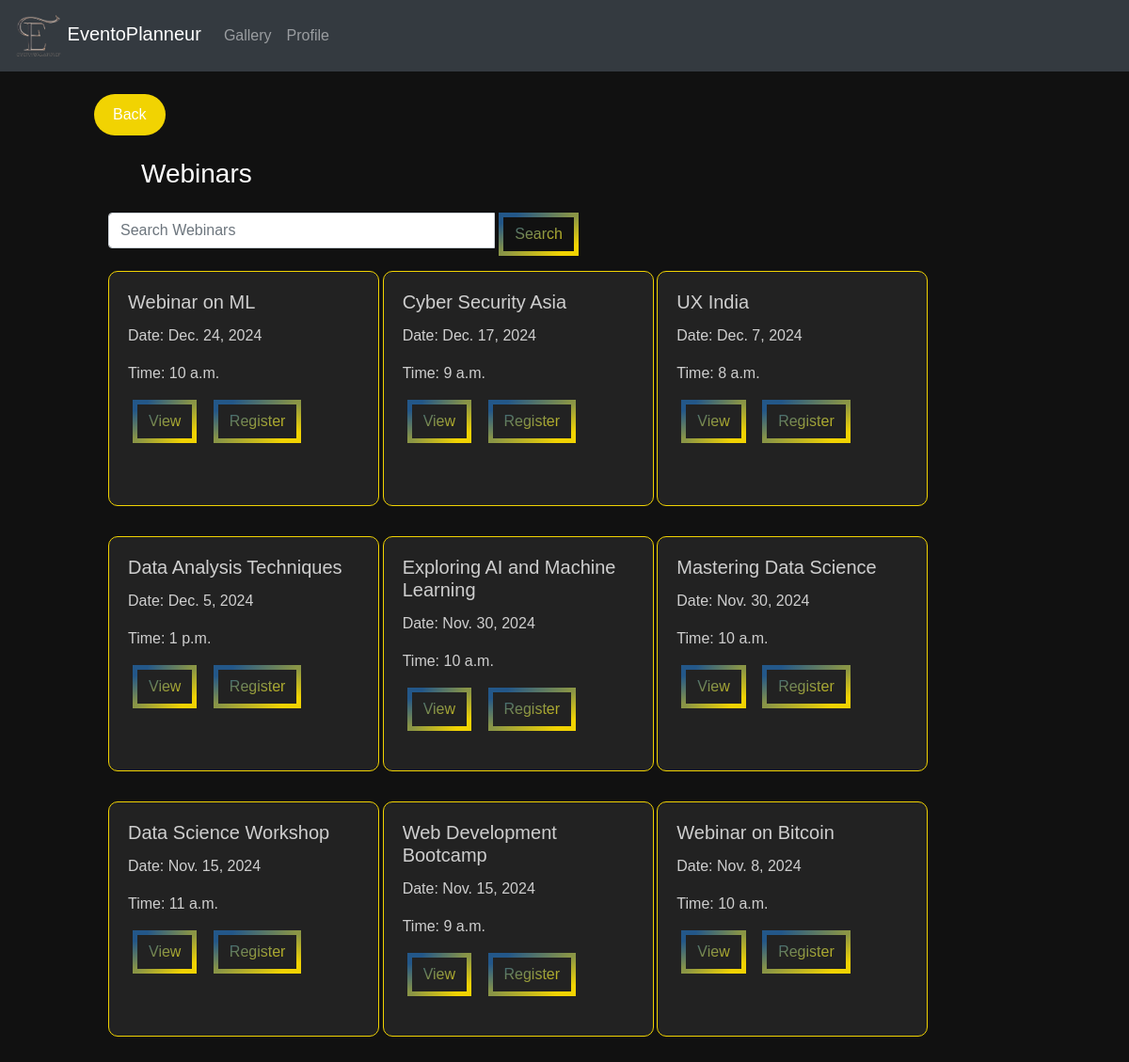
Screenshot of /events/ with the database file from the repository.
### eventapp/models.py (models this page shows, shortened)
class Webinar(models.Model):
    EVENT_TYPE_CHOICES = [
    ('Online', 'Online'),
    ('Offline', 'Offline'),
]
    id = models.AutoField(primary_key=True)
    title = models.CharField(max_length=100)
    event_type = models.CharField(max_length=10, choices=EVENT_TYPE_CHOICES, default='offline')
    description = models.TextField()
    date = models.DateField(default=None, blank=True, null=True)
    start_time = models.TimeField(blank=True, null=True)
    end_time = models.TimeField(blank=True, null=True)
    location = models.CharField(max_length=200, blank=True, null=True)
    poster = models.URLField(blank=True, null=True)
    organizer_name = models.CharField(max_length=100)
    deadline = models.DateField(default=None, blank=True, null=True)
    fee = models.DecimalField(max_digits=10, decimal_places=2, blank=True, null=True)
    speakers = models.ManyToManyField(Speaker, blank=True)
    org_user=models.ForeignKey(CustomUser, on_delete=models.CASCADE,null=True,blank=True)
    livestream = models.URLField(blank=True, null=True)
    phone_number = models.CharField(max_length=15)
    max_participants = models.PositiveIntegerField(null=True,default=50)
    status = models.IntegerField(default=1,null=True,blank=True)

### eventapp/views.py (the view)
# urls.py: path('events/',views.events,name='events'),
def events(request):
    query = request.GET.get('search')
    if query:
        webinars = Webinar.objects.filter(Q(title__icontains=query) | Q(description__icontains=query)).order_by('-date')[:8]
    else:
        webinars = Webinar.objects.all().order_by('-date')[:9]
    return render(request, 'events.html', {'webinars': webinars})

### templates/events.html (shortened to what this page needs)
{% load static %}
<!DOCTYPE html>
<html lang="en">
<head>
  <link rel="stylesheet" href="https://maxcdn.bootstrapcdn.com/bootstrap/4.5.2/css/bootstrap.min.css">
  <link rel="stylesheet"type="text/css" href="{% static 'css/webinar.css' %}">
</head>
<body>
  <nav class="navbar navbar-expand-md bg-dark navbar-dark">
    <div class="containers">
      <a class="navbar-brand" href="{% url 'eventapp:attendeehome' %}">
        <img src="{% static 'images/Eventoplanneur.png' %}" alt="Logo" width="50"> EventoPlanneur
      </a>
      <div class="collapse navbar-collapse" id="navbarCollapse">
        <ul class="navbar-nav ml-auto">
          <li class="nav-item"><a class="nav-link" href="{% url 'eventapp:gallery' %}">Gallery</a></li>
          <li class="nav-item"><a class="nav-link" href="{% url 'eventapp:org_profile' %}">Profile</a></li>
        </ul>
      </div>
    </div>
  </nav>
  <div style="margin-left:100px;margin-right:225px" >
    <br>
    <a class="btn2" onclick="goBack()" style="background-color: #F1D302; /* Yellow */
    border: none;
    color: white;
    padding: 10px 20px;
    text-align: center;
    text-decoration: none;
    display: inline-block;
    font-size: 16px;
    cursor: pointer;
    border-radius: 40px;">
    Back
</a>
<br><br>
    <h3 style="margin-left:50px;color:white" >Webinars</h3>
    <div class="container mx-auto mt-4" >
      <div class="row">
        <div class="col-md-12 mb-3">
          <form method="GET" action="{% url 'eventapp:events' %}">
              <div class="input-group">
                  <input type="text" class="form-control" name="search" placeholder="Search Webinars">
                  <div class="input-group-append">
                      <button class="btn btn-outline-secondary" type="submit"> Search</button>
                  </div>
              </div>
          </form>
      </div>
        {% for i in webinars|slice:"-6:" %}
        <div class="col-md-4">
            <div class="card" style="width: 18rem;">
              <div class="card-body">
                <h5 class="card-title">{{ i.title }}</h5>
                <p class="card-text">Date: {{ i.date }}</p>
                <p class="card-text">Time: {{ i.start_time }}</p>
                <a class="btn mr-2" href="{% url 'view_webinar' i.id %}">View</a>
                <a class="btn mr-2" href="{% url 'register_for_webinar' i.id %}">Register</a>
            </div>
          </div>
        </div>
        {% endfor %}
      </div>
    </div>
  </div>
</body>
</html>

### static/css/webinar.css (style rules this page uses)
body { font-family: Arial, sans-serif; margin: 0; padding: 0; background-position: center; color: #ad6341; background-image: url("/static/images/bg.gif"); background-size: cover; }
.containers { display: flex; justify-content: space-between; text-align: right; }
.container { display: flex; justify-content: space-between; margin: 5px; }
button { font-family: Arial, Helvetica, sans-serif; font-weight: bold; color: white; background-color: #171717; padding: 1em 2em; border: none; border-radius: .6rem; position: relative; cursor: pointer; overflow: hidden; }
.card { width: 190px; border-radius: 10px; }

### templates/events.html (style rules this page uses)
:root { --gradient: linear-gradient(to left top, #F1D302 10%, #235789 90%) !important; }
body { background: #111 !important;; }
.input-group { width:500px; }
.card { background: #222; border: 1px solid #F1D302; color: rgba(250, 250, 250, 0.8); margin-bottom: 2rem; height:250px; }
.btn { margin-left:5px; border: 5px solid; border-image-slice: 1; background: var(--gradient) !important; -webkit-background-clip: text !important; -webkit-text-fill-color: transparent !important; border-image-source: var(--gradient) !important; text-decoration: none; transition: all .4s ease; }

### rows the page displays
Webinar: title "Webinar on ML", date "Dec. 24, 2024", start_time "10 a.m."
Webinar: title "Cyber Security Asia", date "Dec. 17, 2024", start_time "9 a.m."
Webinar: title "UX India", date "Dec. 7, 2024", start_time "8 a.m."
Webinar: title "Data Analysis Techniques", date "Dec. 5, 2024", start_time "1 p.m."
Webinar: title "Exploring AI and Machine Learning", date "Nov. 30, 2024", start_time "10 a.m."
Webinar: title "Mastering Data Science", date "Nov. 30, 2024", start_time "10 a.m."
Webinar: title "Data Science Workshop", date "Nov. 15, 2024", start_time "11 a.m."
Webinar: title "Web Development Bootcamp", date "Nov. 15, 2024", start_time "9 a.m."
Webinar: title "Webinar on Bitcoin", date "Nov. 8, 2024", start_time "10 a.m."
